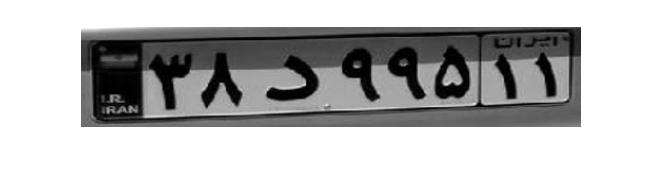
%> input picture FingerPrint2/0.jpg, 662 x 182 px
$ octave --eval "SelectPlate(imread('0.jpg'));"   (GNU Octave 9; MATLAB toolbox functions it lacks are replaced by stand-ins)
%> lines starting %> are read from the running program, lines starting %| are printed output that depends on the picture; in (x1, y1, x2, y2) boxes, pixels count from 0 and x2, y2 are one past the last pixel; in counts of white or black regions, pixels touching at a corner belong together; the program's own positions count from 1
function SelectPlate(f)
img=f;
%> img is the input picture: size 182x662x3 uint8; min 0, max 255, mean 186.4
img=rgb2gray(img);
%> img: size 182x662 uint8
g=edge(img,'sobel');
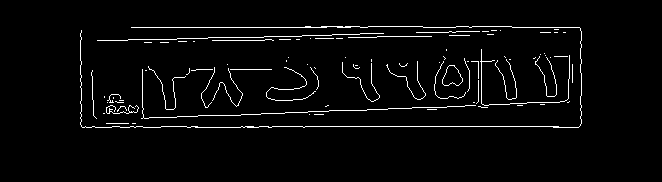
%> g: size 182x662 logical; 3.1% white in thin lines or dots, all inside (x1, y1, x2, y2) = (80, 26, 582, 128)
g=imdilate(g,strel('diamond',1));
%> g: size 182x662 logical; 9.4% white; 24 white regions (10 under 20 px), largest, box (x1, y1, x2, y2) and area: (140, 48, 574, 120) 3651, (79, 25, 583, 129) 3580, (96, 32, 433, 44) 1536
g=imdilate(g,strel('line',2,0));
%> g: size 182x662 logical; 11.8% white; 17 white regions (4 under 20 px), largest, box (x1, y1, x2, y2) and area: (101, 48, 575, 120) 5839, (78, 25, 584, 129) 4110, (95, 32, 434, 44) 1624
h=imfill(g,'holes');
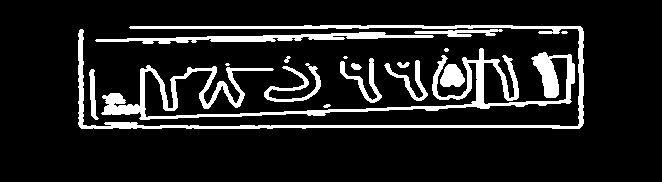
%> h: size 182x662 logical; 12.1% white; 17 white regions (4 under 20 px)
G=regionprops(h,'Area','BoundingBox','Extent','Orientation');
%> G = 17 regions; largest, box (x1, y1, x2, y2), Area, Orientation and Extent: (101, 48, 575, 120) 6093 2.66 0.179, (78, 25, 584, 129) 4119 1.95 0.0783, (95, 32, 434, 44) 1641 1.06 0.403, (264, 63, 321, 102) 608 22.56 0.274, (340, 58, 382, 103) 466 -46.32 0.247
%--------------------------------------------------------------------------
% 'Area' — Scalar; the actual number of pixels in the region
% 'BoundingBox' — The smallest rectangle containing the region
% 'Centroid' – 1-by-Q vector that specifies the center of mass of the region.
% Note that the first element of Centroid is the horizontal coordinate (or x-coordinate) of the center of mass, and the second element is the vertical coordinate (or y-coordinate).
% 'Extent' — Scalar that specifies the ratio of pixels in the region to pixels in the total bounding box.
% 'Image' — Binary image (logical) of the same size as the bounding box of the region; the on pixels correspond to the region, and all other pixels are off.
% 'Orientation' — Scalar; the angle (in degrees ranging from -90 to 90 degrees) between the x-axis and the major axis of the ellipse that has the same second-moments as the region.
%--------------------------------------------------------------------------
area=-1;
for j=1:length([G.Extent])
    if (G(j).Area >= area && G(j).Extent >= 0.4)
        area=G(j).Area;
        s=j;
    end
end
%> this loop made 17 passes
%> (area, s) on passes 2 to 3: (251, 2), (1641, 3)
%--------------------------------------------------------------------------
image=f(G(s).BoundingBox(2):G(s).BoundingBox(2)+G(s).BoundingBox(4),G(s).BoundingBox(1):G(s).BoundingBox(1)+G(s).BoundingBox(3));
%--------------------------------------------------------------------------
[H theta rho]=hough(edge(image,'canny'));
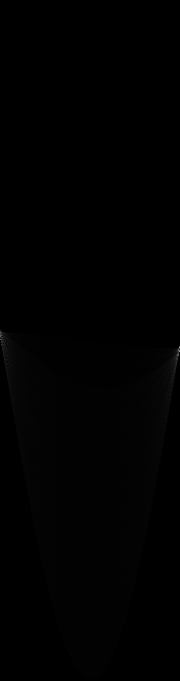
%> H: size 681x180 double; min 0, max 171, mean 0.9
%> theta = 180 values from -90 to 89; rho = 681 values from -340 to 340
lines=houghlines(edge(image,'canny'),theta,rho,houghpeaks(H,1));
%> lines = 1 line; point1 to point2 (x, y): (145, 5) to (201, 5)
temp=image;
size1=0;
try
    lines.theta;
    if (lines.theta < 0 && abs(abs(lines.theta)-90) > 3)
        size1=size(image,1)*cos(lines.theta);
        image=imtransform(image,maketform('affine',[1 -1-(lines.theta/100) 0;0 1 0;0 0 1]));
    elseif(lines.theta > 0 && abs(abs(lines.theta)-90) > 3)
        size1=size(image,1)*cos(lines.theta);
        image=imtransform(image,maketform('affine',[1 1.0-(lines.theta/100) 0;0 1 0;0 0 1]));
    end
catch
    lines(1).theta
    if(lines(1).theta < 0 && abs(abs(lines(1).theta)-90) > 3)
        size1=size(image,1)*cos(lines(1).theta);
        image=imtransform(image,maketform('affine',[1 -1-(lines(1).theta/100) 0;0 1 0;0 0 1]));
    elseif(lines(1).theta > 0 && abs(abs(lines(1).theta)-90) > 3)
        size1=size(image,1)*cos(lines(1).theta);
        image=imtransform(image,maketform('affine',[1 1.0-(lines(1).theta/100) 0;0 1 0;0 0 1]));
    end
end
%==========================================================================
if (size1 ~= 0)
    size1=size(image,1)-abs(size1);
end
sizeY=abs(size(image,1)-size(temp,1));
%> sizeY = 0
sizeY=abs(size1)+sizeY-abs(sizeY)/3;
[~, a2]=size(image);
%> a2 = 340
image=imcrop(image,[a2/8 sizeY/2 size(image,2) size(image,1)-sizeY]);
image=imresize(image,[100 500]);
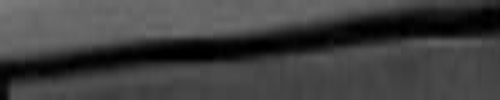
%> image: size 100x500 uint8; min 0, max 125, mean 64.3
figure,imshow(image)


%++++++++++++++++++++++++++++++++++++++++++++++++++++++++++++++++++++++++++
%++++++++++++++++++++++++++++++++++++++++++++++++++++++++++++++++++++++++++
MyImage=image;
MyCrop=imcrop(MyImage,[250 25 50 50]);
mini1=min(MyCrop);
%> mini1 = 51 values, max 8 at index 46, min 0 at index 1, mean 2.59
mini2=min(mini1');
%> mini2 = 0
if mini2 ~= 0
    MyImage=MyImage-mini2;
end
for i=1:100
    for j=1:500
        if MyImage(i,j)>50
            MyImage(i,j)=255;
        end
    end
end
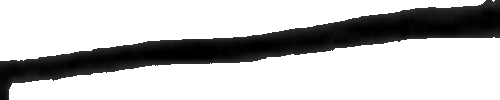
%> MyImage: size 100x500 uint8; min 0, max 255, mean 191.3
MyCrop=imcrop(MyImage,[250 25 50 50]);
image=MyImage;
%++++++++++++++++++++++++++++++++++++++++++++++++++++++++++++++++++++++++++
%++++++++++++++++++++++++++++++++++++++++++++++++++++++++++++++++++++++++++
img=255-image;
%> img: size 100x500 uint8
img=imfilter(img,fspecial('motion',100,90));
img=im2bw(img,graythresh(img));
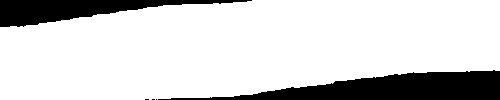
%> img: size 100x500 logical; 82.8% white; 5 black regions (3 under 20 px), largest, box (x1, y1, x2, y2) and area: (158, 70, 500, 100) 5452, (0, 0, 252, 27) 3135
img=imresize(img,[100 500]);
%==========================================================================
sumOfRows=sum(img,2);
%> sumOfRows = 100 values, max 500 at index 28, min 150 at index 100, mean 414.1
for i=1:size(sumOfRows)
    if (sumOfRows(i) > 0)
        index1=i;
        break
    end
end

for i=size(sumOfRows):-1:1
    if (sumOfRows(i) > 0)
        index2=i;
        break
    end
end
image=im2bw(image,graythresh(image));
%> image: size 100x500 logical; 73.1% white; 1 black region, box (x1, y1, x2, y2) and area: (0, 0, 500, 100) 13472
image=imresize(image,[100 500]);
MyCrop=im2bw(MyCrop);
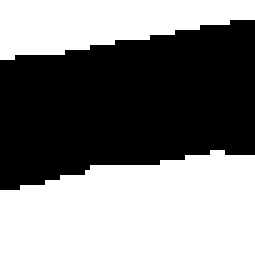
%> MyCrop: size 51x51 logical (shown 5 times larger); 50.2% white; 1 black region, box (x1, y1, x2, y2) and area: (0, 4, 51, 38) 1295
[counts,~]=imhist(MyCrop);
%> counts = [1295; 1306]
if (counts(1) < counts(2))
    image= ~image;
%> image: size 100x500 logical; 26.9% white; 1 white region
end
%==========================================================================
final='';
LETT=regionprops(image,'Area','BoundingBox','Extent','Image');
%> LETT = 1 region; box (x1, y1, x2, y2), Area and Extent: (0, 0, 500, 100) 13472 0.269
%++++++++++++++++++++++++++++++++++++++++++++++++++++++++++++++++++++++++++

answer=zeros(27);

for i=1:length([LETT.Area])
    if (LETT(i).Area > 350 && LETT(i).Area < 2300 && LETT(i).Extent > 0.2)
        idx=i;
        B=bwboundaries(image);
        boundary=B{idx};
        hold on;
        plot(boundary(:,2),boundary(:,1),'g','LineWidth',2);
        letter=LETT(i).Image;
        letter=imresize(letter,[40 40]);
% [47 lines of commented-out code are left out]
    end
end
%> this loop made 1 pass
final

% [5 lines of commented-out code are left out]
